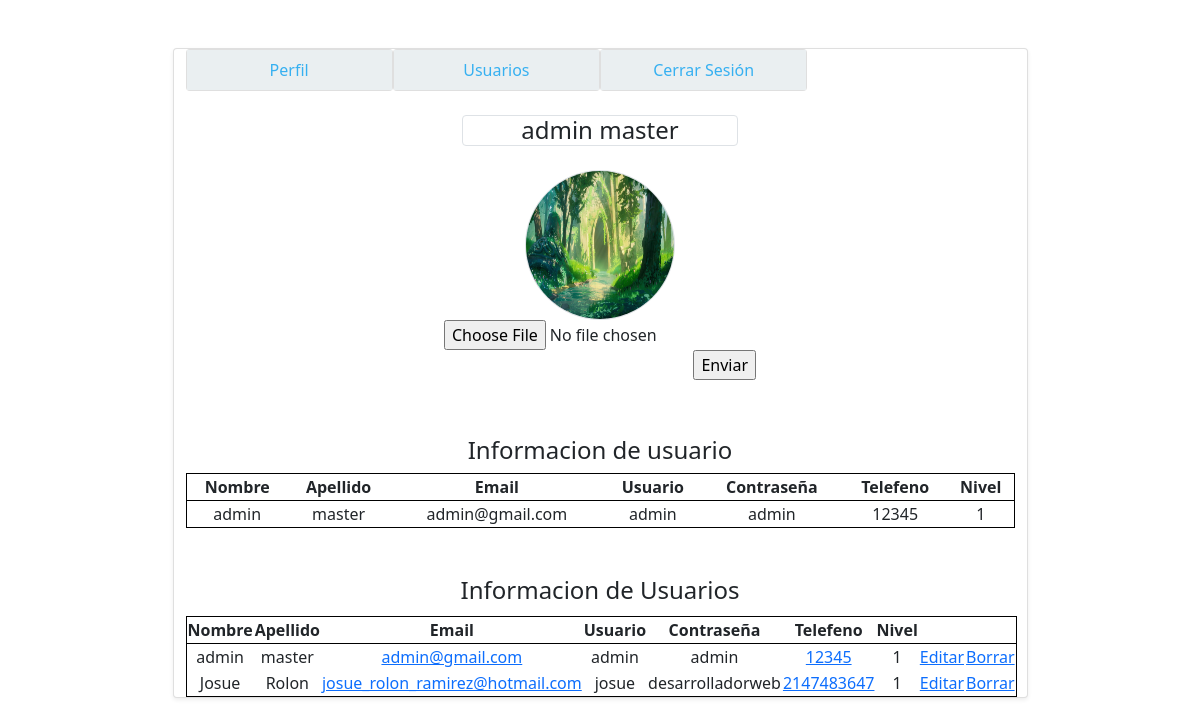
Screenshot of /usuarios.php (signed in) with the database file from the repository.
### tables this page shows
CREATE TABLE `usuarios` (
  `nombre` varchar(50) NOT NULL,
  `apellido` varchar(50) NOT NULL,
  `email` varchar(50) NOT NULL,
  `user` varchar(15) NOT NULL,
  `pass` varchar(20) NOT NULL,
  `telefono` int(15) NOT NULL,
  `nivel` int(1) NOT NULL
);

### lista-usuarios.php (the view, shortened to what this page needs)
<?php
    function getUsuariosAdmin(){
        $host = 'localhost';
        $user_db = 'root';
        $password_db ='';
        $database = 'crud-usuarios';
        $conexion = mysqli_connect($host,$user_db,$password_db,$database);
        $usuarios = mysqli_query($conexion, "SELECT * FROM usuarios");
         while($fila = mysqli_fetch_array($usuarios)){
            echo '
            <tr >
        <td class="col-auto text-center">'.$fila['nombre'].'</td>
        <td class="col-auto text-center">'.$fila['apellido'].'</td>
        <td class="col-auto text-center"><a href="mailto:'.$fila['email'].' ">'.$fila['email'].'</a></td>
        <td class="col-auto text-center">'.$fila['user'].'</td>
        <td class="col-auto text-center">'.$fila['pass'].'</td>
        <td class="col-auto text-center"><a href="tel:'.$fila['telefono'].' "> '.$fila['telefono'].'</a></td>
        <td class="col-auto text-center">'.$fila['nivel'].'</td>
        <td class="col-auto text-center"><a href="editar-usuarios.php?email='.$fila['email'].'">Editar</a></td>
        <td class="col-auto text-center"><a href="borrar-usuarios.php?email='.$fila['email'].'" onclick="return borrar();">Borrar</a></td>
            </tr>
             ';
         }
    }
?>

### rows the page displays
usuarios: nombre "admin", apellido "master", email "admin@gmail.com", user "admin", pass "admin", telefono "12345", nivel "1"
usuarios: nombre "Josue", apellido "Rolon", email "josue_rolon_ramirez@hotmail.com", user "josue", pass "desarrolladorweb", telefono "2147483647", nivel "1"

### other values shown
$_SESSION['nombre'] "admin"
$_SESSION['apellido'] "master"
$_SESSION['email'] "admin@gmail.com"
$_SESSION['user'] "admin"
$_SESSION['pass'] "admin"
$_SESSION['telefono'] "12345"
$_SESSION['nivel'] "1"
